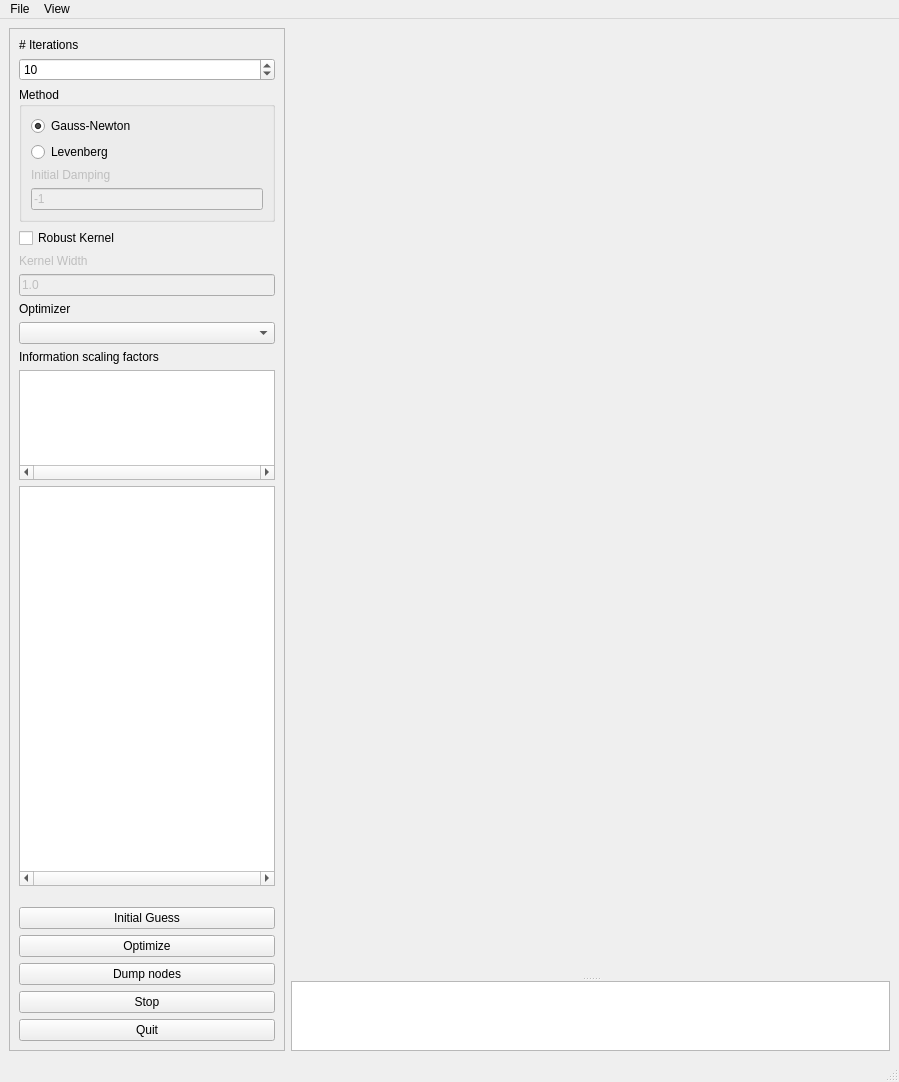
<?xml version="1.0" encoding="UTF-8"?>
<ui version="4.0">
 <class>BaseMainWindow</class>
 <widget class="QMainWindow" name="BaseMainWindow">
  <property name="geometry">
   <rect>
    <x>0</x>
    <y>0</y>
    <width>899</width>
    <height>1082</height>
   </rect>
  </property>
  <property name="windowTitle">
   <string>g2o Viewer</string>
  </property>
  <widget class="QWidget" name="centralwidget">
   <layout class="QHBoxLayout" name="horizontalLayout">
    <item>
     <widget class="QFrame" name="frame">
      <property name="sizePolicy">
       <sizepolicy hsizetype="Preferred" vsizetype="Preferred">
        <horstretch>0</horstretch>
        <verstretch>0</verstretch>
       </sizepolicy>
      </property>
      <property name="minimumSize">
       <size>
        <width>150</width>
        <height>0</height>
       </size>
      </property>
      <property name="frameShape">
       <enum>QFrame::StyledPanel</enum>
      </property>
      <property name="frameShadow">
       <enum>QFrame::Raised</enum>
      </property>
      <layout class="QVBoxLayout" name="verticalLayout_2">
       <item>
        <widget class="QLabel" name="label">
         <property name="text">
          <string># Iterations</string>
         </property>
        </widget>
       </item>
       <item>
        <widget class="QSpinBox" name="spIterations">
         <property name="minimum">
          <number>1</number>
         </property>
         <property name="maximum">
          <number>100</number>
         </property>
         <property name="value">
          <number>10</number>
         </property>
        </widget>
       </item>
       <item>
        <widget class="QGroupBox" name="groupBox">
         <property name="title">
          <string>Method</string>
         </property>
         <layout class="QVBoxLayout" name="verticalLayout">
          <item>
           <widget class="QRadioButton" name="rbGauss">
            <property name="text">
             <string>Gauss-Newton</string>
            </property>
            <property name="checked">
             <bool>true</bool>
            </property>
           </widget>
          </item>
          <item>
           <widget class="QRadioButton" name="rbLevenberg">
            <property name="text">
             <string>Levenberg</string>
            </property>
           </widget>
          </item>
          <item>
           <widget class="QLabel" name="label_3">
            <property name="enabled">
             <bool>false</bool>
            </property>
            <property name="text">
             <string>Initial Damping</string>
            </property>
           </widget>
          </item>
          <item>
           <widget class="QLineEdit" name="leLambda">
            <property name="enabled">
             <bool>false</bool>
            </property>
            <property name="toolTip">
             <string>Initial damping for Levenberg-Marquardt, if negative the optimizer will compute an intial value</string>
            </property>
            <property name="text">
             <string>-1</string>
            </property>
           </widget>
          </item>
         </layout>
        </widget>
       </item>
       <item>
        <widget class="QCheckBox" name="cbRobustKernel">
         <property name="text">
          <string>Robust Kernel</string>
         </property>
        </widget>
       </item>
       <item>
        <widget class="QLabel" name="label_4">
         <property name="enabled">
          <bool>false</bool>
         </property>
         <property name="text">
          <string>Kernel Width</string>
         </property>
        </widget>
       </item>
       <item>
        <widget class="QLineEdit" name="leKernelWidth">
         <property name="enabled">
          <bool>false</bool>
         </property>
         <property name="text">
          <string>1.0</string>
         </property>
        </widget>
       </item>
       <item>
        <widget class="QLabel" name="label_2">
         <property name="text">
          <string>Optimizer</string>
         </property>
        </widget>
       </item>
       <item>
        <widget class="QComboBox" name="coOptimizer"/>
       </item>
       <item>
        <widget class="QLabel" name="label_5">
         <property name="text">
          <string>Information scaling factors</string>
         </property>
        </widget>
       </item>
       <item>
        <widget class="QTableWidget" name="EdgesCoeffs">
         <property name="sizePolicy">
          <sizepolicy hsizetype="Expanding" vsizetype="Fixed">
           <horstretch>0</horstretch>
           <verstretch>0</verstretch>
          </sizepolicy>
         </property>
         <property name="minimumSize">
          <size>
           <width>0</width>
           <height>110</height>
          </size>
         </property>
         <property name="maximumSize">
          <size>
           <width>16777215</width>
           <height>110</height>
          </size>
         </property>
         <property name="baseSize">
          <size>
           <width>0</width>
           <height>110</height>
          </size>
         </property>
         <property name="horizontalScrollBarPolicy">
          <enum>Qt::ScrollBarAlwaysOn</enum>
         </property>
         <property name="columnCount">
          <number>2</number>
         </property>
         <attribute name="horizontalHeaderVisible">
          <bool>false</bool>
         </attribute>
         <column/>
         <column/>
        </widget>
       </item>
       <item>
        <widget class="QTreeWidget" name="VertexValues">
         <property name="horizontalScrollBarPolicy">
          <enum>Qt::ScrollBarAlwaysOn</enum>
         </property>
         <attribute name="headerVisible">
          <bool>false</bool>
         </attribute>
         <column>
          <property name="text">
           <string notr="true">1</string>
          </property>
         </column>
        </widget>
       </item>
       <item>
        <spacer name="verticalSpacer_2">
         <property name="orientation">
          <enum>Qt::Vertical</enum>
         </property>
         <property name="sizeType">
          <enum>QSizePolicy::Minimum</enum>
         </property>
         <property name="sizeHint" stdset="0">
          <size>
           <width>20</width>
           <height>15</height>
          </size>
         </property>
        </spacer>
       </item>
       <item>
        <widget class="QPushButton" name="btnInitialGuess">
         <property name="text">
          <string>Initial Guess</string>
         </property>
        </widget>
       </item>
       <item>
        <widget class="QPushButton" name="btnOptimize">
         <property name="text">
          <string>Optimize</string>
         </property>
        </widget>
       </item>
       <item>
        <widget class="QPushButton" name="btnDump">
         <property name="text">
          <string>Dump nodes</string>
         </property>
        </widget>
       </item>
       <item>
        <widget class="QPushButton" name="btnForceStop">
         <property name="text">
          <string>Stop</string>
         </property>
        </widget>
       </item>
       <item>
        <widget class="QPushButton" name="btnQuit">
         <property name="text">
          <string>Quit</string>
         </property>
        </widget>
       </item>
      </layout>
     </widget>
    </item>
    <item>
     <widget class="QSplitter" name="splitter">
      <property name="sizePolicy">
       <sizepolicy hsizetype="Preferred" vsizetype="Expanding">
        <horstretch>1</horstretch>
        <verstretch>0</verstretch>
       </sizepolicy>
      </property>
      <property name="orientation">
       <enum>Qt::Vertical</enum>
      </property>
      <widget class="g2o::G2oQGLViewer" name="viewer" native="true">
       <property name="sizePolicy">
        <sizepolicy hsizetype="Preferred" vsizetype="MinimumExpanding">
         <horstretch>0</horstretch>
         <verstretch>100</verstretch>
        </sizepolicy>
       </property>
      </widget>
      <widget class="QPlainTextEdit" name="plainTextEdit">
       <property name="sizePolicy">
        <sizepolicy hsizetype="Preferred" vsizetype="Preferred">
         <horstretch>0</horstretch>
         <verstretch>1</verstretch>
        </sizepolicy>
       </property>
       <property name="readOnly">
        <bool>true</bool>
       </property>
      </widget>
     </widget>
    </item>
   </layout>
  </widget>
  <widget class="QMenuBar" name="menubar">
   <property name="geometry">
    <rect>
     <x>0</x>
     <y>0</y>
     <width>899</width>
     <height>30</height>
    </rect>
   </property>
   <widget class="QMenu" name="menuFile">
    <property name="title">
     <string>File</string>
    </property>
    <addaction name="actionLoad"/>
    <addaction name="actionSave"/>
    <addaction name="separator"/>
    <addaction name="actionSave_Screenshot"/>
    <addaction name="separator"/>
    <addaction name="actionQuit"/>
   </widget>
   <widget class="QMenu" name="menuView">
    <property name="title">
     <string>View</string>
    </property>
    <addaction name="actionWhite_Background"/>
    <addaction name="actionDefault_Background"/>
    <addaction name="separator"/>
    <addaction name="actionDump_Images"/>
   </widget>
   <addaction name="menuFile"/>
   <addaction name="menuView"/>
  </widget>
  <widget class="QStatusBar" name="statusbar"/>
  <action name="actionLoad">
   <property name="text">
    <string>Load</string>
   </property>
  </action>
  <action name="actionSave">
   <property name="text">
    <string>Save</string>
   </property>
  </action>
  <action name="actionQuit">
   <property name="text">
    <string>Quit</string>
   </property>
  </action>
  <action name="actionWhite_Background">
   <property name="text">
    <string>White Background</string>
   </property>
  </action>
  <action name="actionDefault_Background">
   <property name="text">
    <string>Default Background</string>
   </property>
  </action>
  <action name="actionDump_Images">
   <property name="checkable">
    <bool>true</bool>
   </property>
   <property name="text">
    <string>Dump Images</string>
   </property>
  </action>
  <action name="actionSave_Screenshot">
   <property name="text">
    <string>Save Screenshot</string>
   </property>
  </action>
 </widget>
 <customwidgets>
  <customwidget>
   <class>g2o::G2oQGLViewer</class>
   <extends>QWidget</extends>
   <header>g2o_qglviewer.h</header>
   <container>1</container>
  </customwidget>
 </customwidgets>
 <resources/>
 <connections>
  <connection>
   <sender>btnQuit</sender>
   <signal>clicked()</signal>
   <receiver>BaseMainWindow</receiver>
   <slot>close()</slot>
   <hints>
    <hint type="sourcelabel">
     <x>150</x>
     <y>479</y>
    </hint>
    <hint type="destinationlabel">
     <x>167</x>
     <y>26</y>
    </hint>
   </hints>
  </connection>
  <connection>
   <sender>rbLevenberg</sender>
   <signal>toggled(bool)</signal>
   <receiver>label_3</receiver>
   <slot>setEnabled(bool)</slot>
   <hints>
    <hint type="sourcelabel">
     <x>57</x>
     <y>168</y>
    </hint>
    <hint type="destinationlabel">
     <x>57</x>
     <y>179</y>
    </hint>
   </hints>
  </connection>
  <connection>
   <sender>rbLevenberg</sender>
   <signal>toggled(bool)</signal>
   <receiver>leLambda</receiver>
   <slot>setEnabled(bool)</slot>
   <hints>
    <hint type="sourcelabel">
     <x>34</x>
     <y>159</y>
    </hint>
    <hint type="destinationlabel">
     <x>45</x>
     <y>209</y>
    </hint>
   </hints>
  </connection>
  <connection>
   <sender>cbRobustKernel</sender>
   <signal>toggled(bool)</signal>
   <receiver>label_4</receiver>
   <slot>setEnabled(bool)</slot>
   <hints>
    <hint type="sourcelabel">
     <x>91</x>
     <y>250</y>
    </hint>
    <hint type="destinationlabel">
     <x>85</x>
     <y>275</y>
    </hint>
   </hints>
  </connection>
  <connection>
   <sender>cbRobustKernel</sender>
   <signal>toggled(bool)</signal>
   <receiver>leKernelWidth</receiver>
   <slot>setEnabled(bool)</slot>
   <hints>
    <hint type="sourcelabel">
     <x>134</x>
     <y>249</y>
    </hint>
    <hint type="destinationlabel">
     <x>141</x>
     <y>304</y>
    </hint>
   </hints>
  </connection>
 </connections>
</ui>
